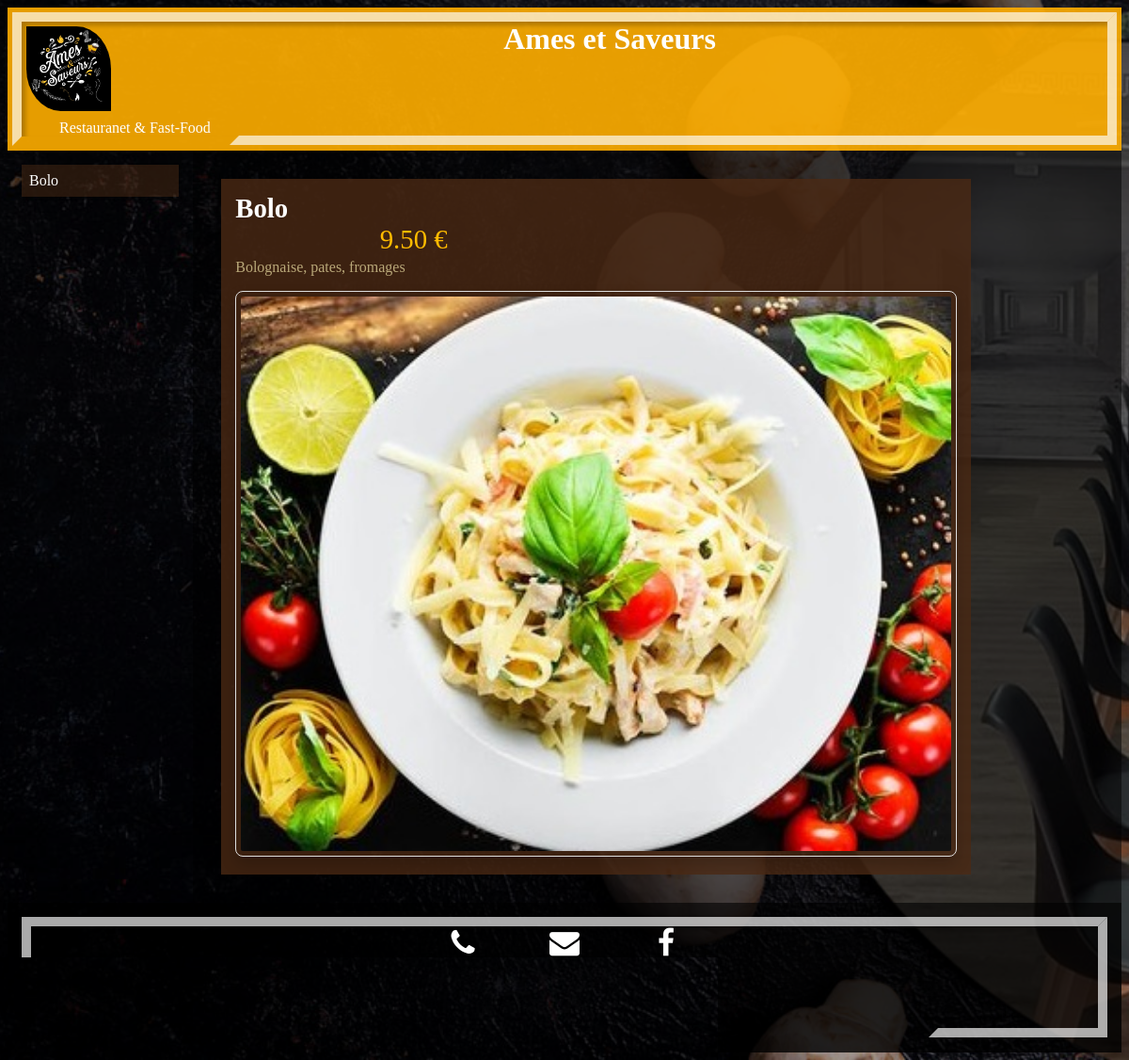
The page /pate/2/ on the database its author committed.
### pate/models.py (models this page shows, shortened)
class Pate(models.Model):
    nom = models.CharField(max_length=128)
    ingredients = models.CharField(max_length=400)
    prix = models.FloatField(default=0)
    vegetarienne = models.BooleanField(default=False)
    stock = models.BooleanField(default=True)
    thumbnail = models.ImageField(upload_to="pate/static/pate/images", blank=True, null=True)

### pate/views.py (the view)
# urls.py: path("<int:pate_id>/", views.pate_detail, name="pate_detail"),
def pate_detail(request, pate_id):
    pate = get_object_or_404(Pate, pk=pate_id)
    return render(request, 'pate/pate_detail.html', {'pate': pate})

### pate/templates/pate/pate_detail.html (shortened to what this page needs)
{% load static %}
<!DOCTYPE html>
<html lang="fr">
<head>
    <link rel="stylesheet" href="https://cdnjs.cloudflare.com/ajax/libs/font-awesome/4.7.0/css/font-awesome.min.css">
    <link href="{% static 'pate/style_detail.css' %}" rel="stylesheet">
</head>
<body>
  <div class="header">
    <div class="headtop">
      <div class="row">
        <div class="col-1 col-s-1 header1"><a href="{% url 'main:index' %}"><img width=100px src="{% static 'main/images/logo.jpg' %}"/></a></div>
        <div class="col-11 col-s-12 header1"><h1>Ames et Saveurs</h1></div>
      </div>
      <div class="row">
        <div class="col-12 col-s-12 header1"><p>Restauranet & Fast-Food</p></div>
      </div>
    </div>
  </div>
      <div class="row">
        <div class="col-2 col-s-3 menu">
          <ul>
            <a class="lien" href=""><li>{{pate.nom}}</li></a>
          </ul>
        </div>
        <div class="col-10 col-s-12 text">
          <div class="row">
            <div class="col-10 col-s-12 produits">
                      <span class="menu_list_title">{{pate.nom}}</span><br>
                      <span class="menu_list_prix">{{pate.prix | floatformat:2}} €</span>
                      <span class="menu_list_ingredients">{{pate.ingredients}}</span>
                      <span class="menu_list_img"><img src="http://127.0.0.1:8000/pate{{ pate.thumbnail.url }}"></span><br>
            </div>
          </div>
        </div>
      </div>
      <div class="footer">
        <div class="headfoot">
          <a
              class="phone"
              href="tel:+33985235091"
              role="button"
              ><i class="fa fa-phone"></i
              ></a>
          <a
              class="mail"
              href="mailto:amesetsaveurs@gmail.com"
              role="button"
              ><i class="fa fa-envelope"></i
              ></a>
          <a
              class="facebook"
              href="https://www.facebook.com/amesetsaveurs/"
              target="_blank"
              role="button"
              ><i class="fa fa-facebook-f"></i>
            </a>
            <p class="mention"> Mention légale</p>
        </div>
      </div>
</body>
</html>

### pate/static/pate/style_detail.css (style rules this page uses)
* { box-sizing: border-box; }
.row::after { content: ""; clear: both; display: table; }
[class*="col-"] { float: left; padding: 15px; }
html { font-family: 'Parisienne', cursive; }
body { background: linear-gradient(0deg, rgba(0, 0, 0, 0.3), rgba(0, 0, 0, 0.6)), url("images/index_background.jpg") no-repeat center center fixed; -webkit-background-size: cover; -moz-background-size: cover; -o-background-size: cover; background-size: cover; }
.header { background-color: rgb(255, 174, 0, .9); color: #ffffff; padding: 5px; }
.headtop { position: relative; min-width: 300px; height: 100%; border: 10px solid transparent; border-top: 10px solid #fffa; border-left: 10px solid #fffa; box-shadow: 4px 4px 5px rgba(0, 0, 0, 0.25) inset; }
.headtop::after { content: ''; position: absolute; top: -10px; right: -10px; width: 80%; height: 99%; border: 10px solid transparent; border-bottom: 10px solid #fffa; border-right: 10px solid #fffa; transition: 0.3s linear all; animation-duration: 3s; animation-delay: 0s; animation-name: agrandissement; animation-iteration-count: initial; }
.header1 h1 { padding: 0; margin: 0; text-align: center; }
.header1 p { padding: 0; margin: 0; margin-left: 40px; }
.header1 { padding: 0; margin: 0; display: inline-block; }
.header1 img { border-radius: 10px 100px / 120px; animation-duration: 1s; animation-delay: 3s; animation-name: glissement; animation-iteration-count: initial; padding: 5px; }
.menu ul { list-style-type: none; margin: 0; padding: 0; color: white; }
a { color: white; text-decoration: none; }
.menu li { padding: 8px; margin-bottom: 7px; background-color: rgb(75, 42, 20, .5); box-shadow: 0 1px 3px rgba(0,0,0,0.12), 0 1px 2px rgba(0,0,0,0.24); }
.text { background-color: rgba(0, 0, 0, 0.5); color: white; }
.menu_list_img img { width: 100%; object-fit: cover; transition: transform 0.3s ease-in-out; border-radius: 8px; box-shadow: 0 8px 16px rgba(0, 0, 0, 0.2); border: 1px solid #ddd; padding: 5px; }
.menu_list_title { font-weight: bold; font-size: 1.8em; }
.menu_list_prix { font-size: 1.8em; color: #ffbb00; margin-left: 20%; }
.menu_list_ingredients { color: #b9a879; font-size: 1em; display: block; margin-top: 4px; }
.facebook { display: inline-block; width: 100px; border-left: 18px solid transparent; border-right: 18px solid transparent; border-bottom: 30px solid rgb(47, 74, 131, .5); }
.mail { display: inline-block; width: 100px; border-left: 18px solid transparent; border-right: 18px solid transparent; border-bottom: 30px solid rgb(75, 42, 20, .5); }
.phone { display: inline-block; width: 100px; border-left: 18px solid transparent; border-right: 18px solid transparent; border-bottom: 30px solid rgb(255, 174, 0, .5); }
.produits { background-color: rgb(75, 42, 20, .8); margin: 15px; height: auto; }
.footer { background-color: rgba(0, 0, 0, 0.8); color: #ffffff; text-align: center; font-size: 2em; padding: 15px; }
.footer a { color: #ffffff; }
.mention { font-size: 13px; text-align: left; margin-left: 5%; }
.headfoot { position: relative; height: 100%; border: 10px solid transparent; border-top: 10px solid #fffa; border-left: 10px solid #fffa; box-shadow: 4px 4px 5px rgba(0, 0, 0, 0.25) inset; }
.headfoot::after { content: ''; position: absolute; top: -10px; right: -10px; width: 15%; height: 99%; border: 10px solid transparent; border-bottom: 10px solid #fffa; border-right: 10px solid #fffa; transition: 0.3s linear all; animation-duration: 5s; animation-delay: 0s; animation-name: agranfoot; animation-iteration-count: initial; }
[class*="col-"] { width: 100%; }
@media only screen and (min-width: 600px) { .col-s-1 { width: 8.33%; } }
@media only screen and (min-width: 600px) { .col-s-3 { width: 25%; } }
@media only screen and (min-width: 600px) { .col-s-12 { width: 100%; } }
@media only screen and (min-width: 768px) { .col-1 { width: 8.33%; } }
@media only screen and (min-width: 768px) { .col-2 { width: 16.66%; } }
@media only screen and (min-width: 768px) { .col-10 { width: 83.33%; } }
@media only screen and (min-width: 768px) { .col-11 { width: 91.66%; } }
@media only screen and (min-width: 768px) { .col-12 { width: 100%; } }

### rows shown on the page
Pate: nom "Bolo", prix "9.50", ingredients "Bolognaise, pates, fromages", thumbnail (picture)
